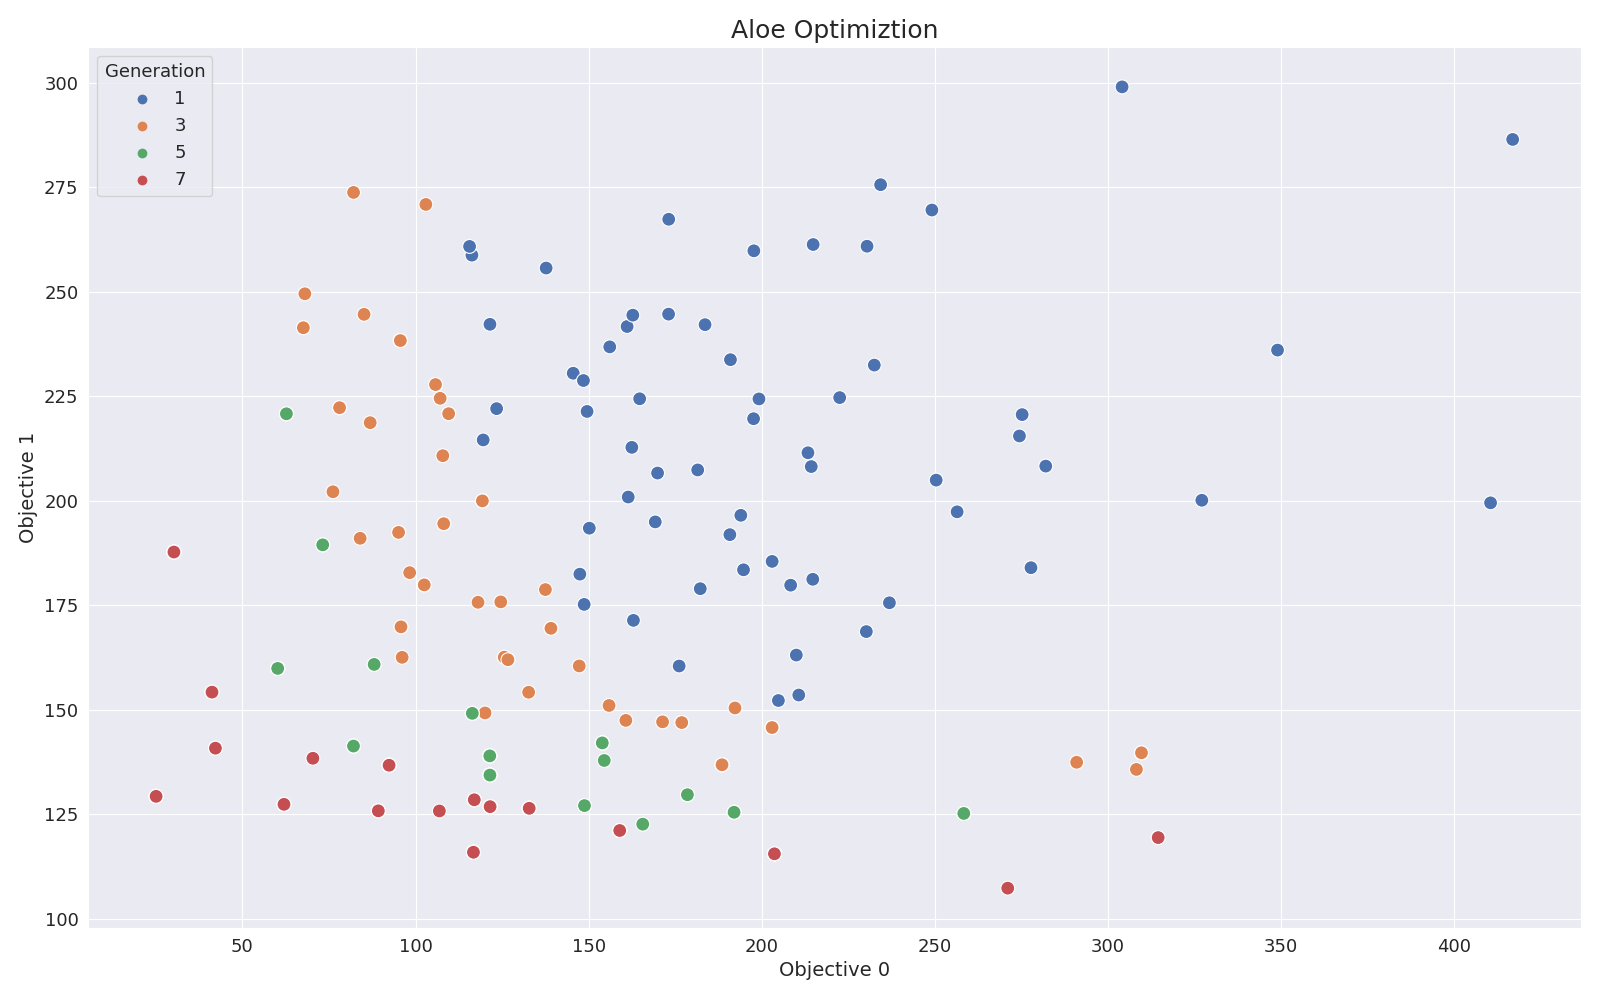

Python code for this plot:
import numpy as np
import matplotlib.pyplot as plt
import seaborn as sns
import pandas as pd


sns.set_style('darkgrid')        # darkgrid, white grid, dark, white and ticks
plt.rc('axes', titlesize=18)     # fontsize of the axes title
plt.rc('axes', labelsize=14)     # fontsize of the x and y labels
plt.rc('xtick', labelsize=13)    # fontsize of the tick labels
plt.rc('ytick', labelsize=13)    # fontsize of the tick labels
plt.rc('legend', fontsize=13)    # legend fontsize
plt.rc('font', size=13)          # controls default text sizes

df = pd.read_csv('perf_select.csv')

# colors = sns.color_palette('deep')
plt.figure(figsize=(16,10), tight_layout=True)
plt.title('Aloe Optimiztion')
ax = sns.scatterplot(data=df, x="Objective 0", y="Objective 1",hue="Generation",palette="deep",s=100)

# fig = plt.figure()

# x0 = []
# y0 = []
# with open('perf0.csv','r') as csvfile:
#     lines = csv.reader(csvfile, delimiter = ',')
#     for row in lines:
#         x0.append(float(row[0]))
#         y0.append(float(row[1]))

# x1 = []
# y1 = []
# with open('perf1.csv','r') as csvfile:
#     lines = csv.reader(csvfile, delimiter = ',')
#     for row in lines:
#         x1.append(float(row[0]))
#         y1.append(float(row[1]))

# x2 = []
# y2 = []
# with open('perf2.csv','r') as csvfile:
#     lines = csv.reader(csvfile, delimiter = ',')
#     for row in lines:
#         x2.append(float(row[0]))
#         y2.append(float(row[1]))

# x3 = []
# y3 = []
# with open('perf3.csv','r') as csvfile:
#     lines = csv.reader(csvfile, delimiter = ',')
#     for row in lines:
#         x3.append(float(row[0]))
#         y3.append(float(row[1]))

# plt.scatter(x0, y0,  c='y', marker = 'o')
# plt.scatter(x1, y1, c='b', marker = '^')
# plt.scatter(x2, y2, c='g', marker = 'o')
# plt.scatter(x3, y3, c='r', marker = '^')
plt.savefig('perf.png')

